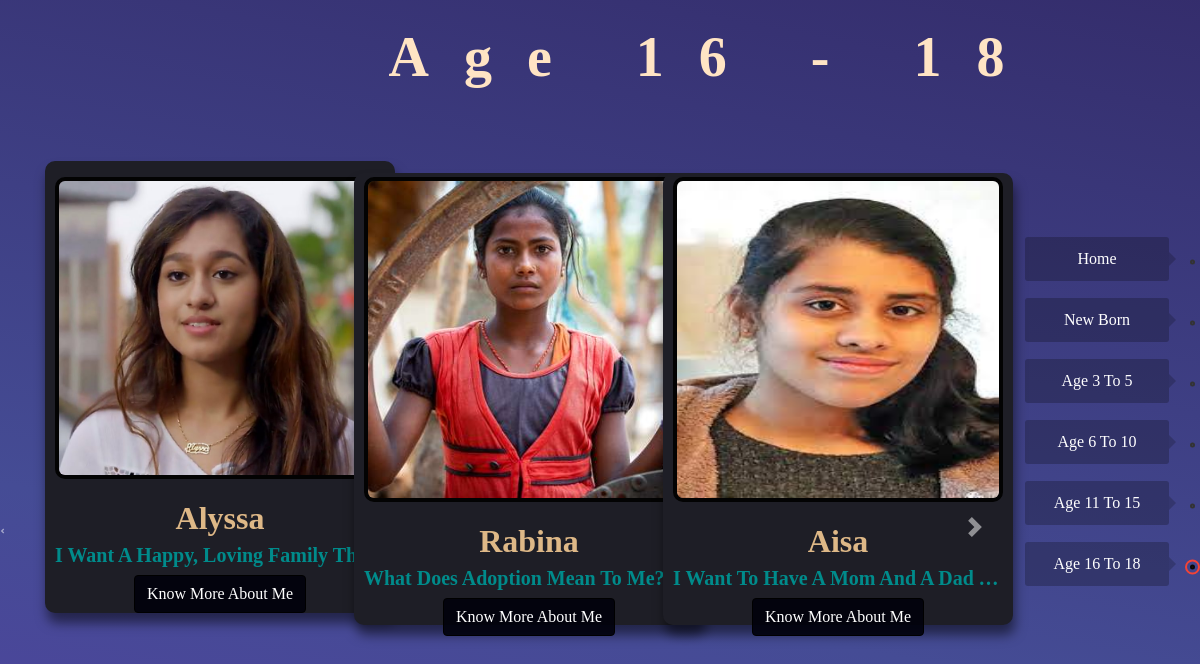
The app's page /age_16_18, older data.
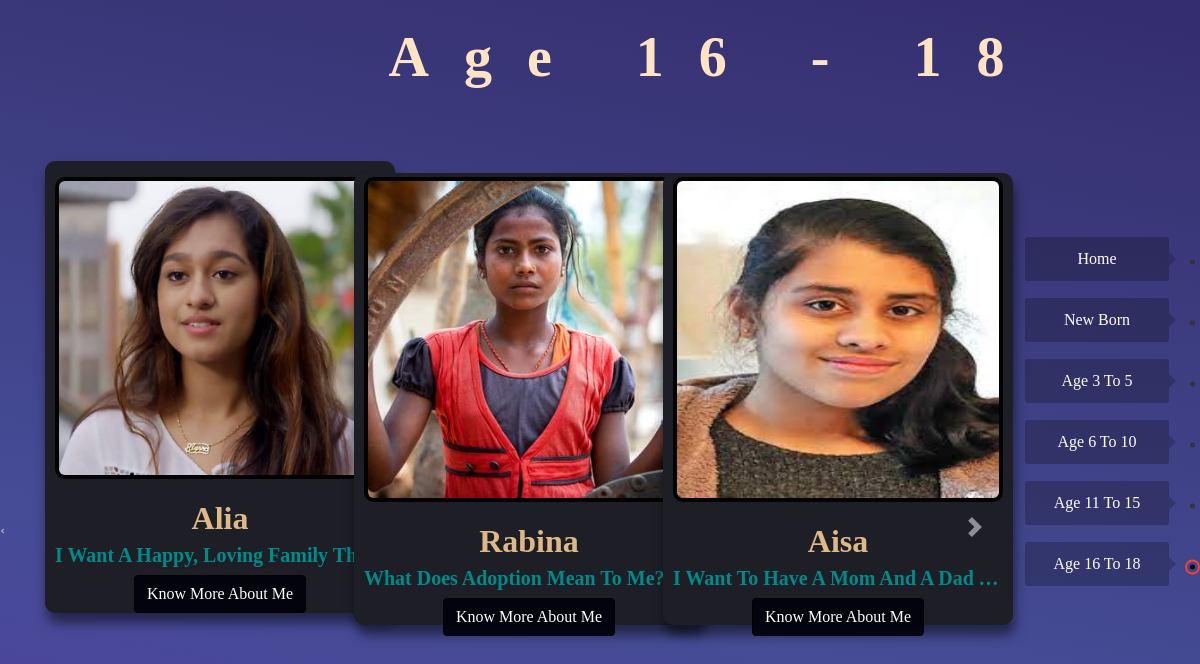
The same page, newer data.
### home/models.py (models this page shows, shortened)
class age_16_18y(models.Model):
    id = models.AutoField
    child_name = models.CharField(max_length=150, null=False, blank=False)
    image = models.ImageField(upload_to='upload_pic/images', default="")
    taught = models.TextField(max_length=200, blank=True)
    age = models.CharField(max_length=15)
    Hobby =  models.TextField(max_length=200, blank=True)
    description =  models.TextField(max_length=800, blank=True)

### home/views.py (the view)
# urls.py: path('age_16_18', views.age_16_18, name='age_16_18'),
def age_16_18(request):
    age_16_18ys = age_16_18y.objects.all()
    n = len(age_16_18ys)
    nSlides = n//4 + ceil((n/4)-(n//4))
    params = {'no_of_slides':nSlides, 'range': range(nSlides,1),'age_16_18y': age_16_18ys}
    return render(request, 'age_16_18.html', params)

### template/age_16_18.html (shortened to what this page needs)
{% block head %}
<link rel="stylesheet" href="https://stackpath.bootstrapcdn.com/bootstrap/4.2.1/css/bootstrap.min.css">
<link rel="stylesheet" href="../static/meetchildren.css">
{% endblock head %} {% block body %}
<script src="https://stackpath.bootstrapcdn.com/bootstrap/4.2.1/js/bootstrap.min.js"></script>{% load static %}
<nav class="navbar2">
    <ul>
        <li>
            <a href="/" class="dot" data-scroll="home">
                <span>Home</span>
            </a>
        </li>
        <li>
            <a href="/child" class="dot " data-scroll="home">
                <span>New Born</span>
            </a>
        </li>
        <li>
            <a href="/age_3_5" class="dot" data-scroll="about">
                <span>Age 3 to 5</span>
            </a>
        </li>
        <li>
            <a href="age_6_10" class="dot" data-scroll="service">
                <span>Age 6 to 10</span>
            </a>
        </li>
        <li>
            <a href="age_11_15" class="dot" data-scroll="project">
                <span>Age 11 to 15</span>
            </a>
        </li>
        <li>
            <a href="age_16_18" class="dot active" data-scroll="contact">
                <span>Age 16 to 18</span>
            </a>
        </li>
    </ul>
</nav>
<div class="container">
    <h1 class="heading">Age 16 - 18</h1>
    <div id="demo" class="carousel slide my-3" data-ride="carousel">
        <ul class="carousel-indicators">
            <li data-target="#demo" data-slide-to="0" class="active"></li>
        </ul>
        <div class="container carousel-inner no-padding">
            <div class="carousel-item active">
                {% for i in age_16_18y|slice:"0:"%}
                <div class="col-xs-3 col-sm-3 col-md-3">
                    <div class="box">
                        <img src="/media/{{i.image}}" alt="" class="pic">
                        <div class="details">
                            <h2>{{i.child_name}}</h2>
                            <h3>{{i.taught}}</h3>
                            <a href="age_16_18yr/{{i.id}}" class="btn btn-primary">Know More About Me</a>
                        </div>
                    </div>
                </div>
                {% if forloop.counter|divisibleby:3 and forloop.counter > 0 and not forloop.last %}
            </div>
                {% endif %} {% endfor %}
        </div>
    </div>
    <a class="carousel-control-prev" href="#demo" data-slide="prev">
        <span class="carousel-control-prev-icon"></span>
    </a>
    <a class="carousel-control-next" href="#demo" data-slide="next">
        <span class="carousel-control-next-icon"></span>
    </a>
</div>
{% endblock body %}

Row changes from the older to the newer data that the page shows:
changed age_16_18y "I Want A Happy, Loving Family Th…": child_name "Alyssa" → "Alia"
